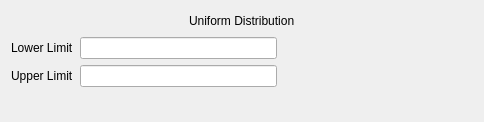
<?xml version="1.0" encoding="UTF-8"?>
<ui version="4.0">
 <class>Form</class>
 <widget class="QWidget" name="Form">
  <property name="geometry">
   <rect>
    <x>0</x>
    <y>0</y>
    <width>484</width>
    <height>122</height>
   </rect>
  </property>
  <property name="windowTitle">
   <string>Form</string>
  </property>
  <layout class="QVBoxLayout" name="verticalLayout">
   <item>
    <layout class="QHBoxLayout" name="horizontalLayout">
     <item>
      <spacer name="horizontalSpacer">
       <property name="orientation">
        <enum>Qt::Horizontal</enum>
       </property>
       <property name="sizeHint" stdset="0">
        <size>
         <width>40</width>
         <height>20</height>
        </size>
       </property>
      </spacer>
     </item>
     <item>
      <widget class="QLabel" name="label_2">
       <property name="text">
        <string>Uniform Distribution</string>
       </property>
      </widget>
     </item>
     <item>
      <spacer name="horizontalSpacer_2">
       <property name="orientation">
        <enum>Qt::Horizontal</enum>
       </property>
       <property name="sizeHint" stdset="0">
        <size>
         <width>40</width>
         <height>20</height>
        </size>
       </property>
      </spacer>
     </item>
    </layout>
   </item>
   <item>
    <layout class="QHBoxLayout" name="horizontalLayout_2">
     <item>
      <widget class="QLabel" name="label">
       <property name="text">
        <string>Lower Limit</string>
       </property>
      </widget>
     </item>
     <item>
      <widget class="QLineEdit" name="lower_limit_line_edit"/>
     </item>
     <item>
      <spacer name="horizontalSpacer_3">
       <property name="orientation">
        <enum>Qt::Horizontal</enum>
       </property>
       <property name="sizeHint" stdset="0">
        <size>
         <width>40</width>
         <height>20</height>
        </size>
       </property>
      </spacer>
     </item>
    </layout>
   </item>
   <item>
    <layout class="QHBoxLayout" name="horizontalLayout_3">
     <item>
      <widget class="QLabel" name="label_3">
       <property name="text">
        <string>Upper Limit</string>
       </property>
      </widget>
     </item>
     <item>
      <widget class="QLineEdit" name="upper_limit_line_edit">
       <property name="text">
        <string/>
       </property>
      </widget>
     </item>
     <item>
      <spacer name="horizontalSpacer_4">
       <property name="orientation">
        <enum>Qt::Horizontal</enum>
       </property>
       <property name="sizeHint" stdset="0">
        <size>
         <width>40</width>
         <height>20</height>
        </size>
       </property>
      </spacer>
     </item>
    </layout>
   </item>
   <item>
    <spacer name="verticalSpacer">
     <property name="orientation">
      <enum>Qt::Vertical</enum>
     </property>
     <property name="sizeHint" stdset="0">
      <size>
       <width>20</width>
       <height>11</height>
      </size>
     </property>
    </spacer>
   </item>
  </layout>
 </widget>
 <resources/>
 <connections/>
</ui>
